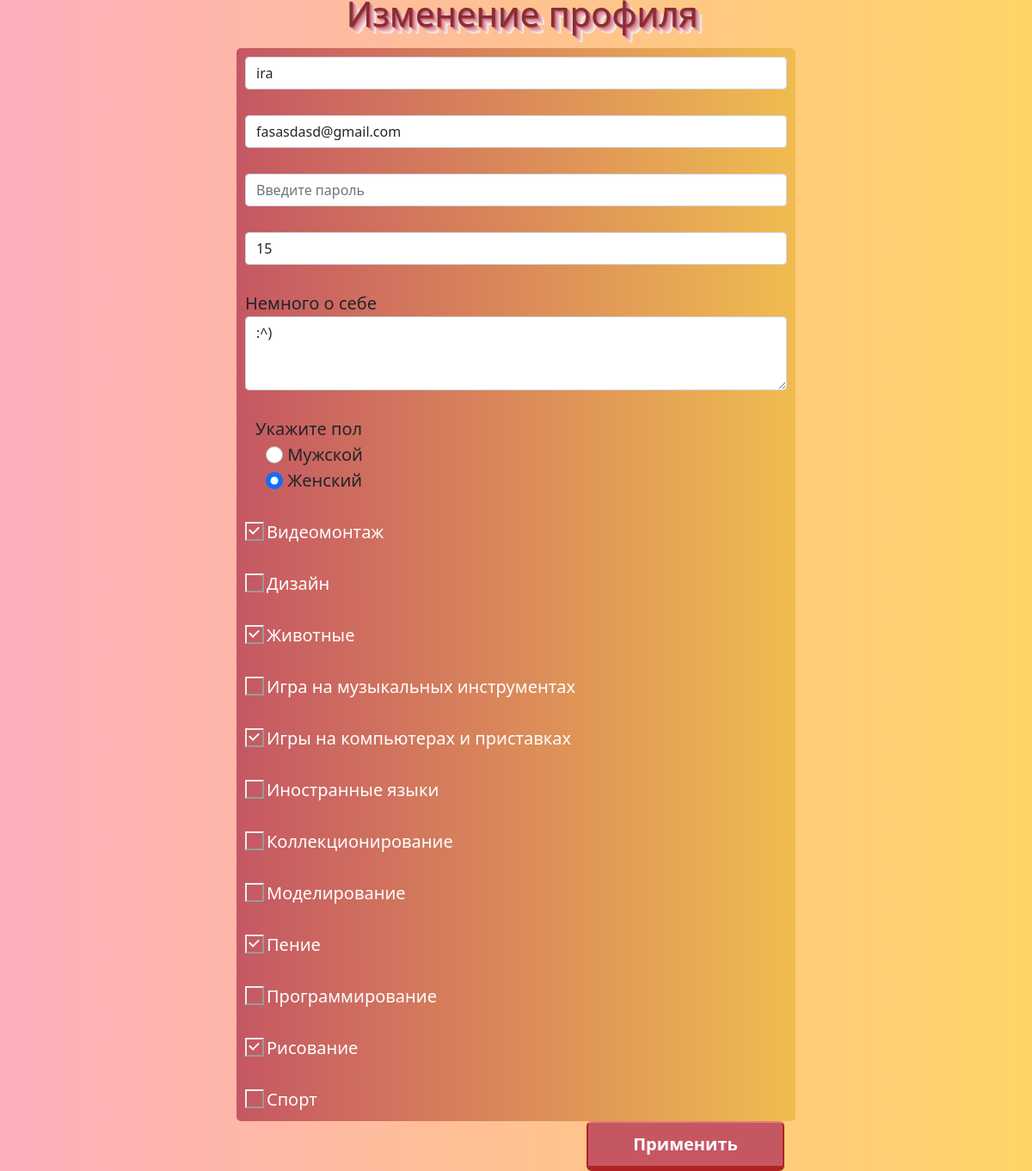
Screenshot of /changing_profile (signed in) with the database file from the repository.
### data/users.py (models this page shows, shortened)
class User(SqlAlchemyBase, UserMixin):
    __tablename__ = 'users'
    id = sqlalchemy.Column(sqlalchemy.Integer, primary_key=True, autoincrement=True)
    name = sqlalchemy.Column(sqlalchemy.String, nullable=True)
    age = sqlalchemy.Column(sqlalchemy.Integer, nullable=True)
    email = sqlalchemy.Column(sqlalchemy.String, index=True, unique=True, nullable=True)
    password = sqlalchemy.Column(sqlalchemy.String, nullable=True)
    about = sqlalchemy.Column(sqlalchemy.String, nullable=True)
    gender = sqlalchemy.Column(sqlalchemy.String, nullable=True)
    hobby = sqlalchemy.Column(sqlalchemy.String, nullable=True)

class Hobby(SqlAlchemyBase):
    __tablename__ = 'hobbies'
    id = sqlalchemy.Column(sqlalchemy.Integer, primary_key=True, autoincrement=True)
    name = sqlalchemy.Column(sqlalchemy.String, nullable=True)

### main.py (the view, shortened to what this page needs)
@app.route('/changing_profile', methods=['POST', 'GET'])
def changing_profile():
    if not flask_login.current_user.is_authenticated:
        return '>:('
    main_style = url_for('static', filename='css/main_style.css')
    button_style2 = url_for('static', filename='css/button_style.css')
    text_style2 = url_for('static', filename='css/text_style2.css')
    an_style = url_for('static', filename='css/an_style.css')
    checkbox_style = url_for('static', filename='css/checkbox_style.css')
    radio_checkbox_style = url_for('static', filename='css/radio_checkbox_style.css')
    curr_user = flask_login.current_user
    hobbies = get_hobbies()
    hobby_ids = flask_login.current_user.hobby.split('-')
    if request.method == 'GET':
        return render_template('changing_profile.html', hobby_ids=hobby_ids, hobbies=hobbies, curr_user=curr_user,
                               main_style=main_style, text_style2=text_style2, an_style=an_style,
                               button_style2=button_style2, checkbox_style=checkbox_style,
                               radio_checkbox_style=radio_checkbox_style, email_exists=False)

### data/db_session.py (called while the page is built, shortened)
def global_init(db_file):
    global __factory
    if __factory:
        return

def create_session() -> Session:
    global __factory
    return __factory()

### main.py (called while the page is built)
@login_manager.user_loader
def load_user(user_id):
    db_session.global_init("db/users.sqlite")
    db_sess = db_session.create_session()
    return db_sess.query(User).get(user_id)

### main_users.py (called while the page is built)
def get_hobbies():
    db_session.global_init("db/users.sqlite")
    session = db_session.create_session()
    return session.query(Hobby).all()

### templates/changing_profile.html (shortened to what this page needs)
<!DOCTYPE html>
<html lang="en">
<head>
    <link rel="stylesheet" type="text/css" href="{{main_style}}"/>
    <link rel="stylesheet" type="text/css" href="{{text_style2}}"/>
    <link rel="stylesheet" type="text/css" href="{{an_style}}"/>
    <link rel="stylesheet" type="text/css" href="{{checkbox_style}}"/>
    <link rel="stylesheet" type="text/css" href="{{radio_checkbox_style}}"/>
    <link rel="stylesheet" type="text/css" href="{{button_style2}}"/>
    <link href="https://cdn.jsdelivr.net/npm/bootstrap@5.0.0-beta2/dist/css/bootstrap.min.css" rel="stylesheet">
</head>
<body>
        <h1 align="center">Изменение профиля</h1>
        <div>
            <form class="login_form" method="post">
                <input type="text" class="form-control" id="text" aria-describedby="emailHelp" placeholder="Введите фамилию и имя" value="{{curr_user.name}}" name="name" required>
                <br/>
                <input type="email" class="form-control" id="email" aria-describedby="emailHelp" placeholder="Введите адрес почты" value="{{curr_user.email}}" name="email" required>
                <br/>
                <input type="password" class="form-control" id="password" placeholder="Введите пароль" name="password" required>
                <br/>
                <input class="form-control" id="age" aria-describedby="emailHelp" placeholder="Введите Ваш возраст" value="{{curr_user.age}}" name="age"><br/>
                <div class="form-group">
                    <label for="about" class="my_text">Немного о себе</label>
                    <textarea class="form-control" id="about" rows="3" name="about">{{curr_user.about}}</textarea>
                </div>
                <div class="form-group">
                    <br/>
                </div>
                <div class="container">
                    <label class="my_text">Укажите пол</label>
                    <div class="container">
                      <input class="form-check-input" type="radio" name="gender" id="male" value="male" {% if curr_user.gender =='male' %} checked {% endif %}>
                      <label class="form-check-label" for="male">
                        Мужской
                      </label>
                    </div>
                    <div class="container">
                      <input class="form-check-input" type="radio" name="gender" id="female" value="female" {% if curr_user.gender =='female' %} checked {% endif %}>
                      <label class="form-check-label" for="female">
                        Женский
                      </label>
                    </div>
                </div>
                    <div class="checkbox">
                        {% for hobby in hobbies %}
                        <label class="form-check-label" for="interest{{hobby.id}}">{{hobby.name}}</label>
                        {% endfor %}
                     </div>
                <button type="submit" class="turquoise">Применить</button>
            </form>
        </div>
</body>
</html>

### static/css/main_style.css (style rules this page uses)
body { background: linear-gradient(to right, #ffaebd, #ffd567); margin: 50px; }

### static/css/text_style2.css (style rules this page uses)
H1 { margin-left: 30px; max-width: 100%; font-size: 70px; font-weight: normal; padding: 30; cursor: pointer; margin: 20 px; text-shadow: -8px -8px 0 hsl(353, 49%, 35%), -7px -7px 0 hsl(353, 49%, 50%), -6px -6px 0 hsl(353, 49%, 65%), -5px -5px 0 hsl(353, 49%, 70%), -4px -4px 0 hsl(353, 49%, 75%), -3px -3px 0 hsl(353, 49%, 80%), -2px -2px 0 hsl(353, 49%, 85%), -1px -1px 0 hsl(353, 49%, 90%), 0 0 0 hsl(353, 49%, 95%); color: transparent; transition: all 1s; }

### static/css/an_style.css (style rules this page uses)
form.login_form { margin-left: auto; margin-right: auto; max-width: 650px; background-color: #c55763; background: linear-gradient(to right, #c55763, #f0bc50); border-radius: 5px; padding: 10px; font-size: 20px; }

### static/css/checkbox_style.css (style rules this page uses)
.checkbox label { position: relative; display: flex; padding-left: 25px; color: #ffffff; font-size: 20px; }
.checkbox label::before, .checkbox label::after { position: absolute; content: ""; display: flex; }
.checkbox label::before { height: 22px; width: 22px; border: 2px outset; left: 0px; top: 3px; }
.checkbox label::after { height: 7px; width: 11px; border-left: 2px solid white; border-bottom: 2px solid white; transform: rotate(-45deg); left: 5px; top: 8px; }
.checkbox input[type="checkbox"] + label::after { content: none; }
.checkbox input[type="checkbox"]:checked + label::after { content: ""; }

### static/css/button_style.css (style rules this page uses)
.turquoise { position: relative; width: 230px; display: inline; margin-right: 3px; margin-top: 10px; background: #c55763; border-top: #e57b77 2px solid; border-bottom: #B22222 6px solid; border-left: #B22222 2px solid; border-right: #B22222 2px solid; border-radius: 6px; text-align: center; color: white; padding: 10px; float: right; font-size: 20px; font-weight: 600; }

### rows the page displays
User: name "ira", email "fasasdasd@gmail.com", age "15", about ":^)", gender "☐ Мужской", gender "☑ Женский"
Hobby: name "Видеомонтаж"
Hobby: name "Дизайн"
Hobby: name "Животные"
Hobby: name "Игра на музыкальных инструментах"
Hobby: name "Игры на компьютерах и приставках"
Hobby: name "Иностранные языки"
Hobby: name "Коллекционирование"
Hobby: name "Моделирование"
Hobby: name "Пение"
Hobby: name "Программирование"
Hobby: name "Рисование"
Hobby: name "Спорт"
